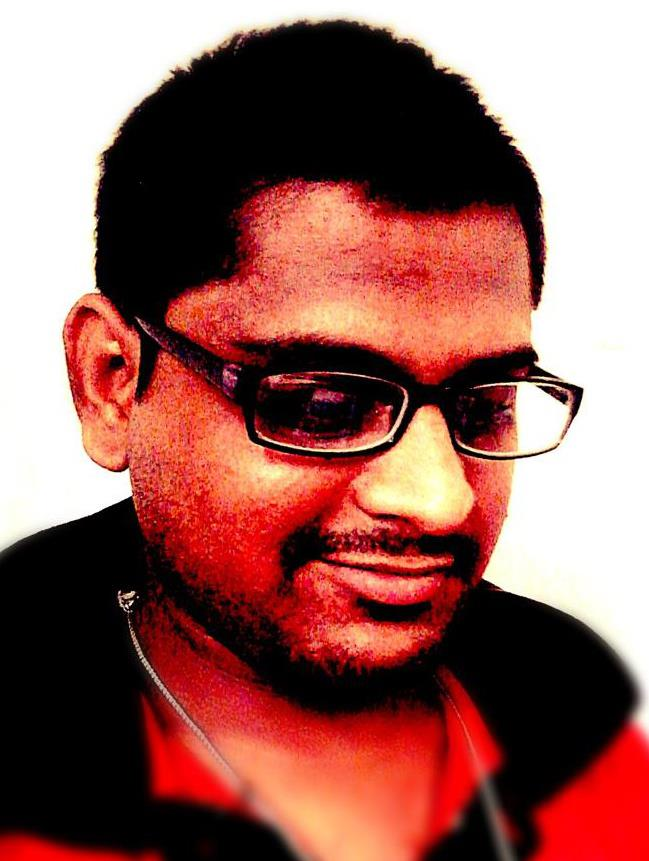
%> input picture HW09_Jain_Yash/mypic2.jpg, 649 x 861 px
$ octave --eval "HW09_part5b('mypic2.jpg');"   (GNU Octave 9; MATLAB toolbox functions it lacks are replaced by stand-ins)
%> lines starting %> are read from the running program, lines starting %| are printed output that depends on the picture
function HW09_part5b(filename)
%> called with filename = 'mypic2.jpg'
    % Reading the input image
    im = imread(filename);
%> im is the input picture: size 861x649x3 uint8; mean R, G, B 149.3, 97.4, 91

    %% Noise removal

    % Applying disk filter to the given image(local average)
    disk_filter = fspecial('disk',2);
    im_filtered_avg = imfilter(im,disk_filter);

    % Applying gaussian filter to the image to get more smoothened output
    gauss_filter = fspecial('gauss',5,1);
    im = imfilter(im_filtered_avg,gauss_filter);
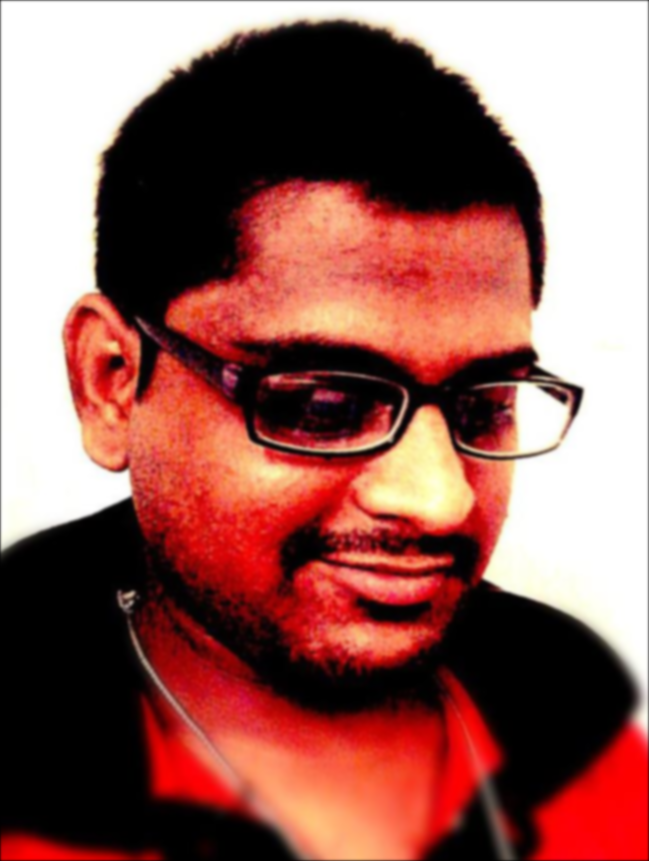
%> im: size 861x649x3 uint8; mean R, G, B 148.5, 96.8, 90.4

    % Getting dimension of the input image
    dims = size( im );
%> dims = [861 649 3]

     % Displaying the original image
     figure;
     imagesc(im);
     k = 128;

     % Taking the LAB color space of given input image
     im          = rgb2lab(im);
%> im: size 861x649x3 double; mean of channels 1, 2, 3 46.8, 18.5, 15.5

     % Gathering the x and y corrdinates to pass
     [xs, ys]    = meshgrid( 1:dims(2), 1:dims(1) );

     first       = im(:,:,1);
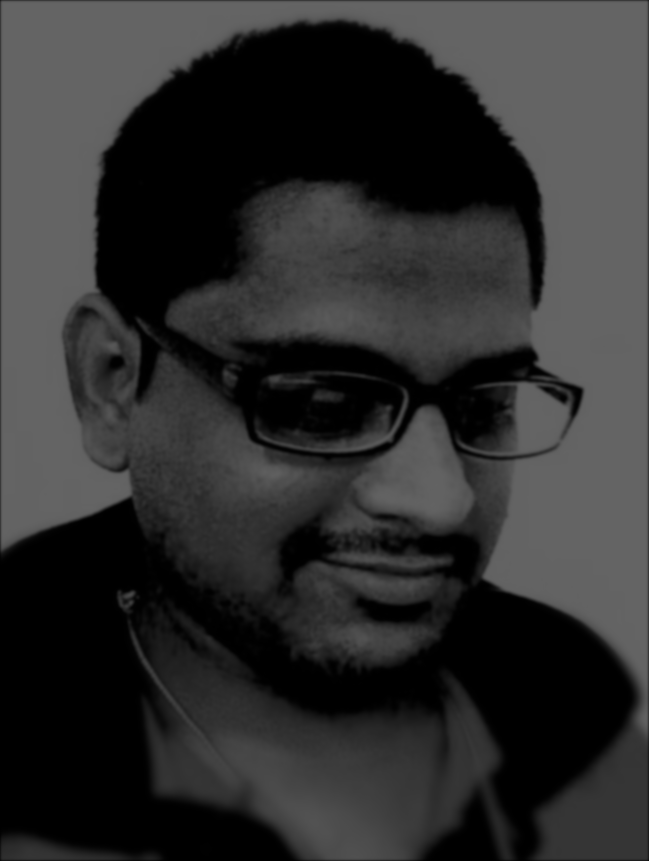
%> first: size 861x649 double; min 0, max 100, mean 46.8
     second      = im(:,:,2);
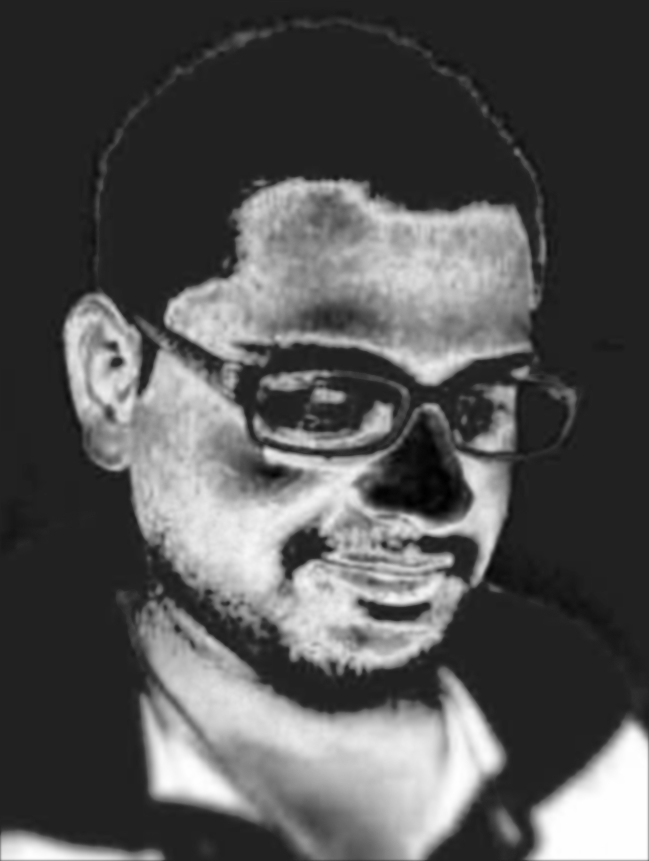
%> second: size 861x649 double; min -12.18, max 80.2, mean 18.5; drawn with min black and max white
     third       = im(:,:,3);
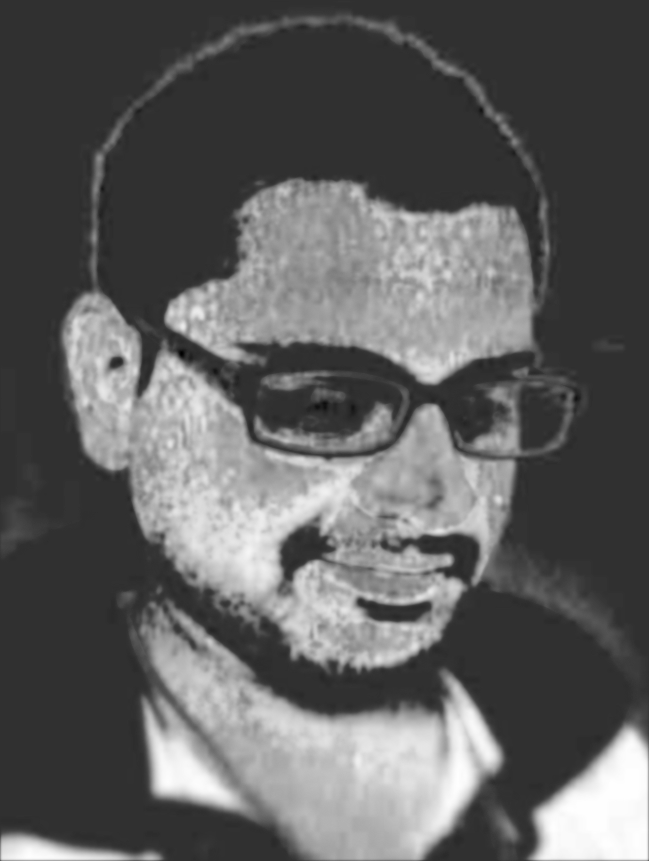
%> third: size 861x649 double; min -15.66, max 67.22, mean 15.5; drawn with min black and max white

     % Adjusting attributes
     xs1     = xs / 5 ; % balanceTheRange(xs);
     ys1     = ys / 5; % balanceTheRange(ys);
     first1   = first; % balanceTheRange(first);
     second1  = second; % balanceTheRange(second);
     third1   = third; % balanceTheRange(third);

     % Creating single attribute by combining l, a, b, x and y
     attributes  = [  double(first1(:)), double(second1(:)) ...
                   ,double(third1(:)),xs1(:), ys1(:)];

     %% Euclidean distance
     % Applying k-means
     [cluster_id, centroids] = kmeans( attributes, k, 'MaxIter', 1 );
%> centroids = 128 rows, first 8: [98.52 -0.00242 0.00459 109.7 4.88; 46.09 69.26 54.56 38.03 147.2; 0.827 0.697 0.158 26.12 51.04; 69.07 36.18 33.2 65.79 49.85; 46.15 60.95 44.47 42.86 71.14; 0.568 1.53 0.527 106 153.2; 99.6 -0.00245 0.00464 20.48 6.44; 78.45 21.46 40.77 65.62 166.3]
     % Creating image from the clustered output
     im_new      = reshape( cluster_id, dims(1), dims(2) );
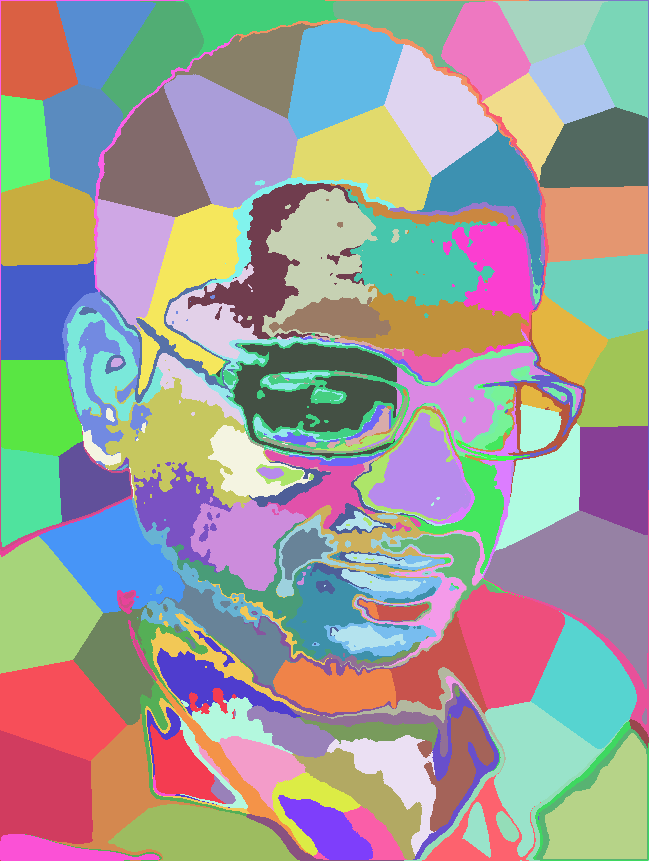
%> im_new: size 861x649 double; 128 distinct labels, from 1 to 128; one colour per label, 0 black

     lab_colormap = centroids( :, 1:3 );
%> lab_colormap = 128 rows, first 12: [98.52 -0.00242 0.00459; 46.09 69.26 54.56; 0.827 0.697 0.158; 69.07 36.18 33.2; 46.15 60.95 44.47; 0.568 1.53 0.527; 99.6 -0.00245 0.00464; 78.45 21.46 40.77; 56.19 56.44 40.87; 99.19 -0.906 2.61; 0.548 0.47 0.207; 0.0404 0.0143 -0.000858]
     rgb_colormap = lab2rgb( lab_colormap );
%> rgb_colormap = 128 rows, first 12: [0.983 0.983 0.983; 0.853 0.0762 0.0676; 0.0197 0.00964 0.0104; 0.957 0.553 0.433; 0.811 0.182 0.148; 0.0261 0.00325 0.00335; 0.995 0.995 0.995; 0.994 0.696 0.467; 0.913 0.331 0.262; 0.993 0.992 0.971; 0.0136 0.00632 0.00594; 0.00072 0.000535 0.000589]

     figure;
     imagesc( im_new );
     message = ['K = ', num2str(k),' Distance = Euclidean Distance'];
     title(message,'Fontsize',15);
     colorbar;
     colormap( rgb_colormap );

     %% Cityblock distance
     % Creating single attribute by combining l, a, b, x and y
     attributes  = [  double(first1(:)), double(second1(:)) ...
                    ,double(third1(:)),xs1(:), ys1(:)];

     % Applying k-means
     [cluster_id, centroids] = kmeans( attributes, k, 'MaxIter', 1 );
%> centroids = 128 rows, first 8: [1.42 1.66 0.53 26.16 114.5; 99.65 -0.0923 0.204 123.8 67.54; 99.61 -0.00245 0.00464 9.58 10.21; 40 61.06 45.46 63.8 126.7; 0.549 0.673 -0.0114 24.82 49.91; 33.75 53.56 37.27 47.75 59.78; 16.25 29.89 14.35 39.83 65.3; 2.48 3.62 0.882 93.53 78.17]
     % Creating image from the clustered output
     im_new      = reshape( cluster_id, dims(1), dims(2) );
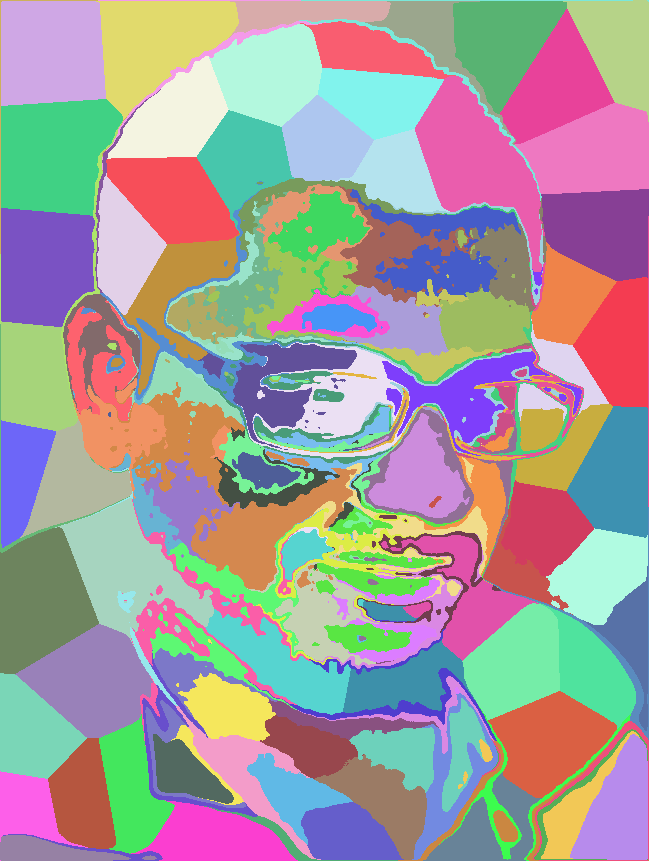
%> im_new: size 861x649 double; 128 distinct labels, from 1 to 128; one colour per label, 0 black

     lab_colormap = centroids( :, 1:3 );
%> lab_colormap = 128 rows, first 12: [1.42 1.66 0.53; 99.65 -0.0923 0.204; 99.61 -0.00245 0.00464; 40 61.06 45.46; 0.549 0.673 -0.0114; 33.75 53.56 37.27; 16.25 29.89 14.35; 2.48 3.62 0.882; 44.68 57.19 35.18; 36.66 60.74 49.31; 67.27 40.46 39.11; 99.35 -0.135 0.753]
     rgb_colormap = lab2rgb( lab_colormap );
%> rgb_colormap = 128 rows, first 12: [0.0396 0.015 0.0155; 0.996 0.996 0.994; 0.996 0.996 0.996; 0.735 0.0857 0.0857; 0.0147 0.00579 0.00807; 0.622 0.0767 0.0895; 0.315 0.063 0.0843; 0.0694 0.024 0.0276; 0.771 0.196 0.199; 0.693 0.0048 0.0163; 0.966 0.518 0.374; 0.994 0.993 0.987]

     figure;
     imagesc( im_new );
     message = ['K = ', num2str(k),' Distance = Cityblock  Distance'];
     title(message,'Fontsize',15);
     colorbar;
     colormap( rgb_colormap );
end
